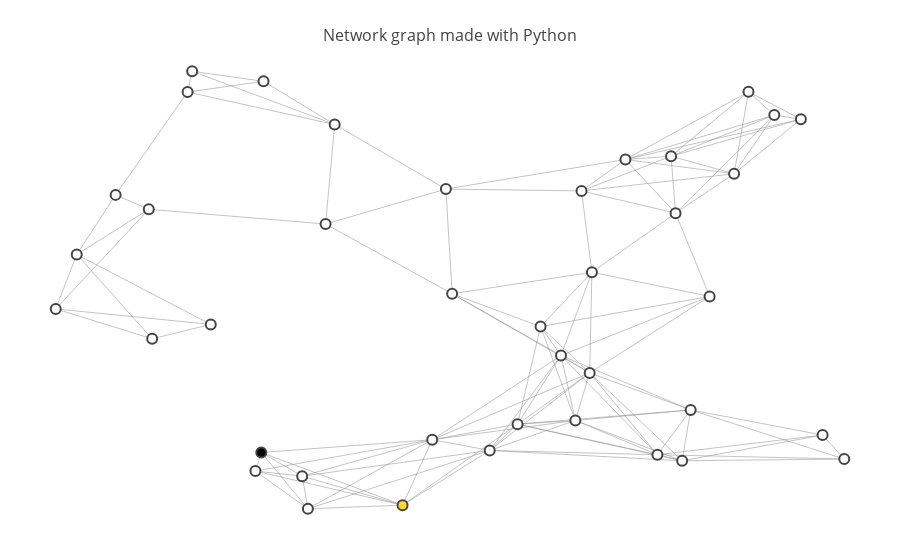

The notebook cell this image was saved under:
### Markdown cell above
#### Visualize

Once the above code worked for you, let's visualize the results of your algorithm!

### Code cell
# Declare & Initialize Variables
start = 3
goal = 20

# Visualize Path
show_map(map_40, start=start, goal=goal, path=PathPlanner(map_40, start, goal).path)

### Figure 1 — Plotly figure (JSON) as saved in the notebook; plotly's stock layout.template omitted (floating-point values rounded to 4 significant figures; data arrays with more than 128 entries replaced by an {"elided": "..."} marker saying what was removed)
{"data": [{"hoverinfo": "none", "line": {"color": "#888", "width": 0.5}, "mode": "lines", "type": "scatter", "x": {"elided": "369 float values"}, "y": {"elided": "369 float values"}}, {"hoverinfo": "text", "marker": {"color": [0, 0, 0, 3, 0, 0, 0, 0, 0, 0, 0, 0, 0, 0, 0, 0, 0, 0, 0, 0, 1, 0, 0, 0, 0, 0, 0, 0, 0, 0, 0, 0, 0, 0, 0, 0, 0, 0, 0, 0], "colorbar": {"thickness": 15, "title": "Node Connections", "titleside": "right", "xanchor": "left"}, "colorscale": "Hot", "line": {"width": 2}, "reversescale": true, "showscale": false, "size": 10}, "mode": "markers", "text": ["Intersection 0", "Intersection 1", "Intersection 2", "Intersection 3", "Intersection 4", "Intersection 5", "Intersection 6", "Intersection 7", "Intersection 8", "Intersection 9", "Intersection 10", "Intersection 11", "Intersection 12", "Intersection 13", "Intersection 14", "Intersection 15", "Intersection 16", "Intersection 17", "Intersection 18", "Intersection 19", "Intersection 20", "Intersection 21", "Intersection 22", "Intersection 23", "Intersection 24", "Intersection 25", "Intersection 26", "Intersection 27", "Intersection 28", "Intersection 29", "Intersection 30", "Intersection 31", "Intersection 32", "Intersection 33", "Intersection 34", "Intersection 35", "Intersection 36", "Intersection 37", "Intersection 38", "Intersection 39"], "type": "scatter", "x": [0.7802, 0.525, 0.8085, 0.2599, 0.7354, 0.09089, 0.314, 0.6825, 0.2013, 0.8552, 0.7582, 0.2531, 0.4814, 0.9112, 0.04581, 0.4583, 0.1294, 0.6077, 0.7196, 0.886, 0.4238, 0.8252, 0.4742, 0.2625, 0.9364, 0.6243, 0.5573, 0.7483, 0.6436, 0.3451, 0.02142, 0.641, 0.1744, 0.1333, 0.584, 0.3074, 0.7406, 0.3345, 0.1797, 0.6315], "y": [0.4947, 0.1495, 0.7696, 0.1449, 0.809, 0.7223, 0.01876, 0.8016, 0.432, 0.9011, 0.2403, 0.1032, 0.5006, 0.1839, 0.5887, 0.1736, 0.69, 0.3623, 0.1399, 0.8919, 0.02677, 0.9533, 0.7353, 0.9768, 0.1302, 0.2167, 0.2084, 0.1263, 0.5489, 0.88, 0.4666, 0.3233, 0.9529, 0.3997, 0.427, 0.09187, 0.6813, 0.6569, 0.9994, 0.7312]}], "layout": {"hovermode": "closest", "margin": {"b": 20, "l": 5, "r": 5, "t": 40}, "showlegend": false, "title": "<br>Network graph made with Python", "titlefont": {"size": 16}, "xaxis": {"showgrid": false, "showticklabels": false, "zeroline": false}, "yaxis": {"showgrid": false, "showticklabels": false, "zeroline": false}}}
